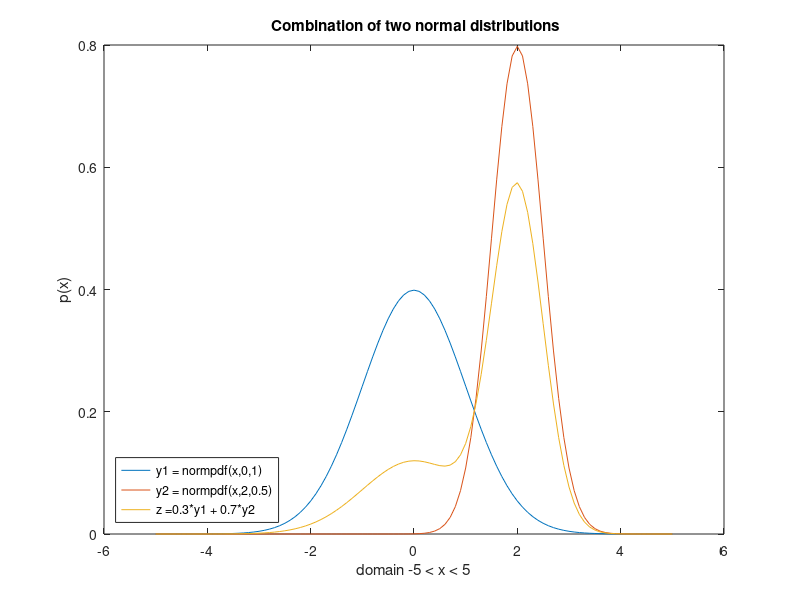

Write the MATLAB code that produced this figure. (Note: this script raises an error after producing the figure.)
x = (-5:.1:5); % in steps of .1, drawing the x axis array
y1 = normpdf(x,0,1); % n1
y2 = normpdf(x,2,0.5); %n2
plot(x,y1)
hold on;
plot(x,y2)
hold on;

% combo of n1 and n2
z = 0.3*y1 + 0.7*y2;
plot(x,z)

hold on;
title(" Combination of two normal distributions");
xlabel("domain -5 < x < 5")
ylabel(" p(x) ")
legend({'y1 = normpdf(x,0,1)','y2 = normpdf(x,2,0.5)', 'z =0.3*y1 + 0.7*y2 '},'Location','southwest')

hold on;

% Generate the samples from this distribution using the sample size of N = 100,000, 
n = 100000;
samples = zeros(1,n);
for i = 1:n
    r = randn();
    
    if r < 0.3
        sample03 = normrnd(0,1,1,1);
        samples(i) = sample03;
    else 
        sample07 = normrnd(2,0.5,1,1);
        samples(i) = sample07;
    end
    
    
    
end

% then construct the resulting histogram. Plot the resulting histogram and the underlying probability density function. 
histogram(samples,'normalization','pdf');
% k=10;
% y = randsample(z,length(x))

% R = random(z)
% plot(y, z)
% z1 = zeros(100000,1 );
% for i=1: length(x)
%     m = x(i);
%     z1(i) = z(m);
% end
% plot(z1(i))
